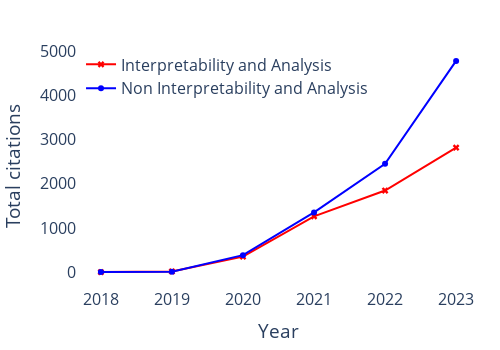

Notebook cell for this chart:
### Code cell
interp = 'Interpretability and Analysis'
years = [2018, 2019, 2020, 2021, 2022, 2023]
data_interp = pd.DataFrame({'Interpretability': [interp_citation_counts.get(year, 0) for year in years]}, index=years)
data_non_interp = pd.DataFrame({'Non-Interpretability': [non_interp_citation_counts.get(year, 0) for year in years]}, index=years)

fig = go.Figure()

fig.add_trace(go.Scatter(
    x=data_interp.index,
    y=data_interp['Interpretability'],
    mode='lines+markers',
    name=interp,
    marker=dict(color=track_styles[interp]['color'], symbol=track_styles[interp]['marker']),
    line=dict(color=track_styles[interp]['color'])
))

fig.add_trace(go.Scatter(
    x=data_non_interp.index,
    y=data_non_interp['Non-Interpretability'],
    mode='lines+markers',
    name='Non ' + interp,
    marker=dict(color='blue', symbol='circle'),
    line=dict(color='blue')
))

fig.update_layout(
    xaxis=dict(
        title='Year',
        tickmode='array',
        tickvals=years,
        type='category'
    ),
    yaxis=dict(
        title='Total citations'
    ),
    legend=dict(
        x=0.01,
        y=0.99,
        xanchor='left',
        yanchor='top',
        bgcolor='rgba(255,255,255,0.5)',
        bordercolor='rgba(0,0,0,0.1)'
    ),
    plot_bgcolor='white',
    margin=dict(l=20, r=20, t=45, b=20),
    width=500,
    height=350,
    font=dict(size=16)
)

fig.show()

### Figure 1 — Plotly figure (JSON) as saved in the notebook; plotly's stock layout.template omitted (floating-point values rounded to 4 significant figures)
{"data": [{"line": {"color": "#FF0000"}, "marker": {"color": "#FF0000", "symbol": "x"}, "mode": "lines+markers", "name": "Interpretability and Analysis", "type": "scatter", "x": [2018, 2019, 2020, 2021, 2022, 2023], "y": [1, 16, 351, 1263, 1846, 2816]}, {"line": {"color": "blue"}, "marker": {"color": "blue", "symbol": "circle"}, "mode": "lines+markers", "name": "Non Interpretability and Analysis", "type": "scatter", "x": [2018, 2019, 2020, 2021, 2022, 2023], "y": [4, 10, 384, 1352, 2451, 4779]}], "layout": {"font": {"size": 16}, "height": 350, "legend": {"bgcolor": "rgba(255,255,255,0.5)", "bordercolor": "rgba(0, 0, 0, 0.1)", "x": 0.01, "xanchor": "left", "y": 0.99, "yanchor": "top"}, "margin": {"b": 20, "l": 20, "r": 20, "t": 45}, "plot_bgcolor": "white", "width": 500, "xaxis": {"autorange": true, "range": [-0.3372, 5.337], "tickmode": "array", "tickvals": [2018, 2019, 2020, 2021, 2022, 2023], "title": {"text": "Year"}, "type": "category"}, "yaxis": {"autorange": true, "range": [-358.3, 5138.0], "title": {"text": "Total citations"}, "type": "linear"}}}
